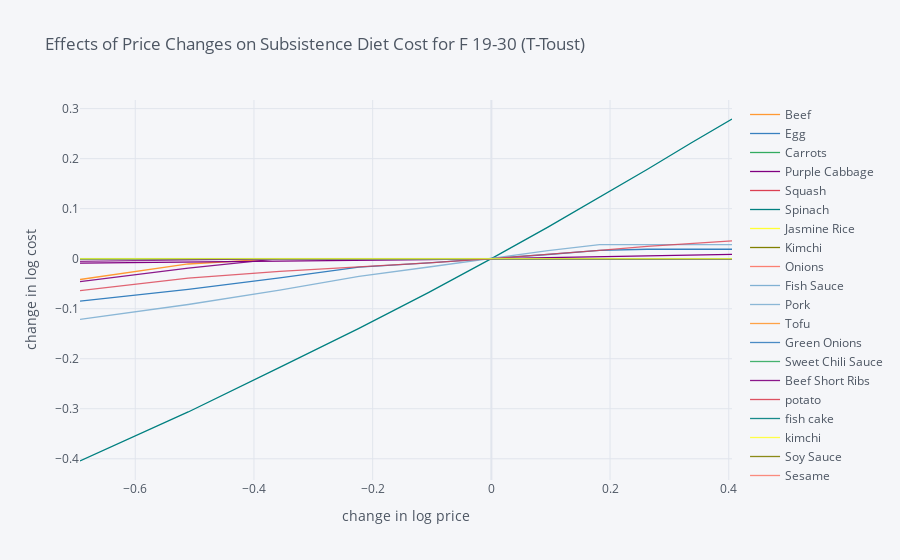
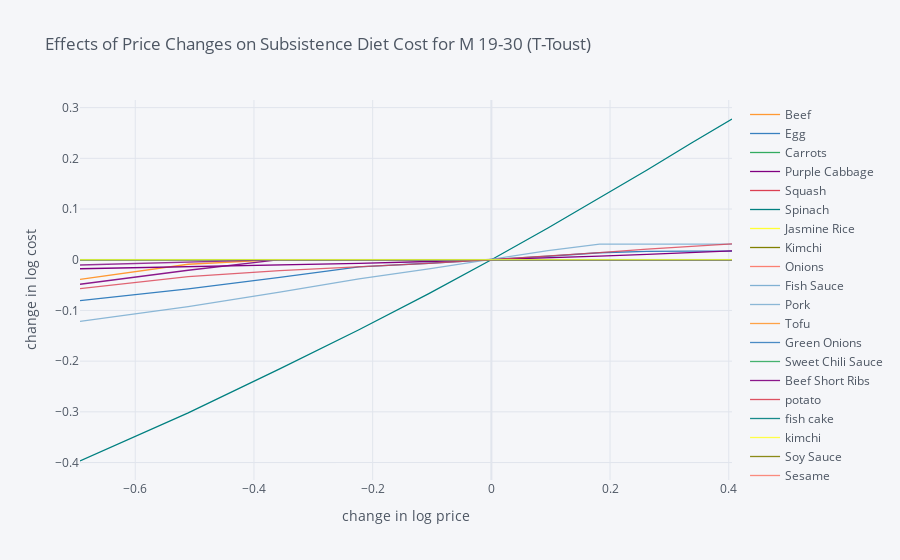

Source (notebook cell) for these figures, in order:
### Markdown cell above
### Effects of Price Changes on Subsistence Diet Cost

### Code cell
# examine effects of price change on subsistence diet cost for T-toust, the cheapest option
# for men and women aged 19-30
import cufflinks as cf
cf.go_offline()

group_pc = ['F 19-30', 'M 19-30']

for group in group_pc: 
    scale = [.5,.6,.7,.8,.9,1.,1.1,1.2,1.3,1.4,1.5]

    cost0 = solve_subsistence_problem(ing_res[1],ing_prices[1],dri_min[group],dri_max[group],tol=tol).fun

    Price_response={}
    for s in scale:
        cost = {}
        for i,p in enumerate(ing_prices[1]):
            my_p = ing_prices[1].copy()
            my_p[i] = p*s
            result = solve_subsistence_problem(ing_res[1],my_p,dri_min[group],dri_max[group],tol=tol)
            cost[ing_prices[1].index[i]] = np.log(result.fun/cost0)
        Price_response[np.log(s)] = cost

    Price_response = pd.DataFrame(Price_response).T
    Price_response.iplot(xTitle='change in log price',yTitle='change in log cost', 
                         title ='Effects of Price Changes on Subsistence Diet Cost for '+ group + ' (T-Toust)')

### Figure 1 — Plotly figure (JSON) as saved in the notebook; plotly's stock layout.template omitted (floating-point values rounded to 4 significant figures)
{"data": [{"line": {"color": "rgba(255, 153, 51, 1.0)", "dash": "solid", "shape": "linear", "width": 1.3}, "mode": "lines", "name": "Beef", "text": "", "type": "scatter", "x": [-0.6931, -0.5108, -0.3567, -0.2231, -0.1054, 0, 0.09531, 0.1823, 0.2624, 0.3365, 0.4055], "y": [-0.0416, -0.01059, -7.79e-08, -3.591e-07, -4.485e-07, 0, -2.342e-07, -1.725e-08, -3.454e-07, 9.161e-07, -2.294e-07]}, {"line": {"color": "rgba(55, 128, 191, 1.0)", "dash": "solid", "shape": "linear", "width": 1.3}, "mode": "lines", "name": "Egg", "text": "", "type": "scatter", "x": [-0.6931, -0.5108, -0.3567, -0.2231, -0.1054, 0, 0.09531, 0.1823, 0.2624, 0.3365, 0.4055], "y": [-0.08492, -0.06127, -0.03818, -0.01694, -0.008434, 0, 0.008362, 0.01666, 0.01884, 0.01884, 0.01884]}, {"line": {"color": "rgba(50, 171, 96, 1.0)", "dash": "solid", "shape": "linear", "width": 1.3}, "mode": "lines", "name": "Carrots", "text": "", "type": "scatter", "x": [-0.6931, -0.5108, -0.3567, -0.2231, -0.1054, 0, 0.09531, 0.1823, 0.2624, 0.3365, 0.4055], "y": [-8.26e-09, -3.552e-07, -3.758e-07, -3.103e-07, 7.16e-06, 0, -1.248e-07, -2.164e-07, -4.468e-07, 5.638e-07, -4.486e-07]}, {"line": {"color": "rgba(128, 0, 128, 1.0)", "dash": "solid", "shape": "linear", "width": 1.3}, "mode": "lines", "name": "Purple Cabbage ", "text": "", "type": "scatter", "x": [-0.6931, -0.5108, -0.3567, -0.2231, -0.1054, 0, 0.09531, 0.1823, 0.2624, 0.3365, 0.4055], "y": [-0.008898, -0.007112, -0.005329, -0.00355, -0.001774, 0, 0.00177, 0.003536, 0.0053, 0.007061, 0.008819]}, {"line": {"color": "rgba(219, 64, 82, 1.0)", "dash": "solid", "shape": "linear", "width": 1.3}, "mode": "lines", "name": "Squash", "text": "", "type": "scatter", "x": [-0.6931, -0.5108, -0.3567, -0.2231, -0.1054, 0, 0.09531, 0.1823, 0.2624, 0.3365, 0.4055], "y": [-2.78e-07, -4.593e-08, -2.485e-07, -4.419e-07, -3.935e-07, 0, -4.495e-07, -4.495e-07, -3.387e-07, -3.518e-07, 1.075e-07]}, {"line": {"color": "rgba(0, 128, 128, 1.0)", "dash": "solid", "shape": "linear", "width": 1.3}, "mode": "lines", "name": "Spinach ", "text": "", "type": "scatter", "x": [-0.6931, -0.5108, -0.3567, -0.2231, -0.1054, 0, 0.09531, 0.1823, 0.2624, 0.3365, 0.4055], "y": [-0.4045, -0.3064, -0.2171, -0.1393, -0.06723, 0, 0.06299, 0.1222, 0.1782, 0.2312, 0.2793]}, {"line": {"color": "rgba(255, 255, 51, 1.0)", "dash": "solid", "shape": "linear", "width": 1.3}, "mode": "lines", "name": "Jasmine Rice", "text": "", "type": "scatter", "x": [-0.6931, -0.5108, -0.3567, -0.2231, -0.1054, 0, 0.09531, 0.1823, 0.2624, 0.3365, 0.4055], "y": [4.536e-07, 6.259e-07, 7.314e-07, -2.844e-08, -2.086e-09, 0, 3.261e-08, 4.246e-08, 5.287e-08, 3.649e-08, 2.557e-08]}, {"line": {"color": "rgba(128, 128, 0, 1.0)", "dash": "solid", "shape": "linear", "width": 1.3}, "mode": "lines", "name": "Kimchi", "text": "", "type": "scatter", "x": [-0.6931, -0.5108, -0.3567, -0.2231, -0.1054, 0, 0.09531, 0.1823, 0.2624, 0.3365, 0.4055], "y": [9.389e-08, -2.488e-07, -4.489e-07, -1.864e-09, 7.833e-08, 0, -1.283e-07, -4.483e-07, -4.44e-07, -1.322e-07, -4.489e-07]}, {"line": {"color": "rgba(251, 128, 114, 1.0)", "dash": "solid", "shape": "linear", "width": 1.3}, "mode": "lines", "name": "Onions", "text": "", "type": "scatter", "x": [-0.6931, -0.5108, -0.3567, -0.2231, -0.1054, 0, 0.09531, 0.1823, 0.2624, 0.3365, 0.4055], "y": [-4.105e-07, -1.176e-07, -4.241e-07, -3.939e-07, -1.573e-07, 0, -2.729e-07, -4.498e-07, -3.562e-07, -3.048e-07, -3.637e-07]}, {"line": {"color": "rgba(128, 177, 211, 1.0)", "dash": "solid", "shape": "linear", "width": 1.3}, "mode": "lines", "name": "Fish Sauce", "text": "", "type": "scatter", "x": [-0.6931, -0.5108, -0.3567, -0.2231, -0.1054, 0, 0.09531, 0.1823, 0.2624, 0.3365, 0.4055], "y": [-4.02e-07, -4.457e-07, 1.688e-07, -4.339e-07, -4.498e-07, 0, -3.934e-07, -4.493e-07, -4.078e-07, -3.923e-07, -2.879e-07]}, {"line": {"color": "rgba(128, 177, 211, 0.8999999999999999)", "dash": "solid", "shape": "linear", "width": 1.3}, "mode": "lines", "name": "Pork", "text": "", "type": "scatter", "x": [-0.6931, -0.5108, -0.3567, -0.2231, -0.1054, 0, 0.09531, 0.1823, 0.2624, 0.3365, 0.4055], "y": [-0.1212, -0.09158, -0.06281, -0.03523, -0.01659, 0, 0.01632, 0.02808, 0.02808, 0.02808, 0.02808]}, {"line": {"color": "rgba(255, 153, 51, 0.8999999999999999)", "dash": "solid", "shape": "linear", "width": 1.3}, "mode": "lines", "name": "Tofu", "text": "", "type": "scatter", "x": [-0.6931, -0.5108, -0.3567, -0.2231, -0.1054, 0, 0.09531, 0.1823, 0.2624, 0.3365, 0.4055], "y": [-2.597e-07, -4.399e-07, -1.5e-07, -2.192e-07, -4.478e-07, 0, 7.738e-08, -4.497e-07, -4.451e-07, -4.097e-07, -4.49e-07]}, {"line": {"color": "rgba(55, 128, 191, 0.8999999999999999)", "dash": "solid", "shape": "linear", "width": 1.3}, "mode": "lines", "name": "Green Onions", "text": "", "type": "scatter", "x": [-0.6931, -0.5108, -0.3567, -0.2231, -0.1054, 0, 0.09531, 0.1823, 0.2624, 0.3365, 0.4055], "y": [-2.816e-07, -3.962e-07, -2.076e-07, -4.405e-07, 2.514e-07, 0, -4.496e-07, -4.497e-07, -4.077e-07, -2.132e-07, -3.451e-07]}, {"line": {"color": "rgba(50, 171, 96, 0.8999999999999999)", "dash": "solid", "shape": "linear", "width": 1.3}, "mode": "lines", "name": "Sweet Chili Sauce", "text": "", "type": "scatter", "x": [-0.6931, -0.5108, -0.3567, -0.2231, -0.1054, 0, 0.09531, 0.1823, 0.2624, 0.3365, 0.4055], "y": [-2.634e-07, 1.003e-07, -4.476e-07, -4.459e-07, -4.416e-07, 0, -4.217e-07, -2.642e-07, -3.817e-07, -4.478e-07, -3.968e-07]}, {"line": {"color": "rgba(128, 0, 128, 0.8999999999999999)", "dash": "solid", "shape": "linear", "width": 1.3}, "mode": "lines", "name": "Beef Short Ribs", "text": "", "type": "scatter", "x": [-0.6931, -0.5108, -0.3567, -0.2231, -0.1054, 0, 0.09531, 0.1823, 0.2624, 0.3365, 0.4055], "y": [-0.04585, -0.019, -4.024e-07, -1.366e-07, -4.445e-07, 0, -3.537e-07, -4.309e-07, -4.33e-07, -3.691e-07, -4.434e-07]}, {"line": {"color": "rgba(219, 64, 82, 0.8999999999999999)", "dash": "solid", "shape": "linear", "width": 1.3}, "mode": "lines", "name": "potato", "text": "", "type": "scatter", "x": [-0.6931, -0.5108, -0.3567, -0.2231, -0.1054, 0, 0.09531, 0.1823, 0.2624, 0.3365, 0.4055], "y": [-4.301e-07, -3.86e-07, -4.472e-07, -4.492e-07, -4.497e-07, 0, -3.254e-07, -4.434e-07, -4.148e-07, -4.473e-07, -1.093e-07]}, {"line": {"color": "rgba(0, 128, 128, 0.8999999999999999)", "dash": "solid", "shape": "linear", "width": 1.3}, "mode": "lines", "name": "fish cake", "text": "", "type": "scatter", "x": [-0.6931, -0.5108, -0.3567, -0.2231, -0.1054, 0, 0.09531, 0.1823, 0.2624, 0.3365, 0.4055], "y": [-4.483e-07, -4.385e-07, -4.491e-07, -4.499e-07, -4.498e-07, 0, -3.497e-07, -4.388e-07, -4.155e-07, -4.414e-07, -2.635e-07]}, {"line": {"color": "rgba(255, 255, 51, 0.8999999999999999)", "dash": "solid", "shape": "linear", "width": 1.3}, "mode": "lines", "name": "kimchi", "text": "", "type": "scatter", "x": [-0.6931, -0.5108, -0.3567, -0.2231, -0.1054, 0, 0.09531, 0.1823, 0.2624, 0.3365, 0.4055], "y": [1.198e-08, -2.491e-07, -4.487e-07, 6.685e-08, 7.955e-08, 0, -1.543e-07, -4.485e-07, -4.398e-07, -1.309e-07, -4.489e-07]}, {"line": {"color": "rgba(128, 128, 0, 0.8999999999999999)", "dash": "solid", "shape": "linear", "width": 1.3}, "mode": "lines", "name": "Soy Sauce", "text": "", "type": "scatter", "x": [-0.6931, -0.5108, -0.3567, -0.2231, -0.1054, 0, 0.09531, 0.1823, 0.2624, 0.3365, 0.4055], "y": [-3.85e-07, -3.967e-07, -3.83e-07, -4.499e-07, -4.474e-07, 0, -2.882e-07, -4.486e-07, -4.406e-07, -2.001e-07, -7.52e-08]}, {"line": {"color": "rgba(251, 128, 114, 0.8999999999999999)", "dash": "solid", "shape": "linear", "width": 1.3}, "mode": "lines", "name": "Sesame ", "text": "", "type": "scatter", "x": [-0.6931, -0.5108, -0.3567, -0.2231, -0.1054, 0, 0.09531, 0.1823, 0.2624, 0.3365, 0.4055], "y": [-0.0001239, -4.724e-08, 5.071e-08, -2.757e-07, -3.917e-07, 0, -3.345e-07, -4.339e-07, -3.974e-07, -2.801e-07, -2.131e-07]}, {"line": {"color": "rgba(251, 128, 114, 0.7999999999999998)", "dash": "solid", "shape": "linear", "width": 1.3}, "mode": "lines", "name": "Brown Sugar", "text": "", "type": "scatter", "x": [-0.6931, -0.5108, -0.3567, -0.2231, -0.1054, 0, 0.09531, 0.1823, 0.2624, 0.3365, 0.4055], "y": [-4.031e-07, -2.726e-07, 1.419e-07, -2.101e-08, -1.46e-07, 0, 3.781e-08, -4.212e-07, -4.177e-07, -4.317e-07, -4.262e-07]}, {"line": {"color": "rgba(128, 177, 211, 0.7999999999999998)", "dash": "solid", "shape": "linear", "width": 1.3}, "mode": "lines", "name": "Lettuce", "text": "", "type": "scatter", "x": [-0.6931, -0.5108, -0.3567, -0.2231, -0.1054, 0, 0.09531, 0.1823, 0.2624, 0.3365, 0.4055], "y": [-3.643e-07, -4.046e-07, 7.18e-07, -4.476e-07, -4.499e-07, 0, -4.453e-07, 2.877e-08, -4.278e-07, -3.551e-07, -4.204e-07]}, {"line": {"color": "rgba(255, 153, 51, 0.7999999999999998)", "dash": "solid", "shape": "linear", "width": 1.3}, "mode": "lines", "name": "Rice Cake", "text": "", "type": "scatter", "x": [-0.6931, -0.5108, -0.3567, -0.2231, -0.1054, 0, 0.09531, 0.1823, 0.2624, 0.3365, 0.4055], "y": [-3.579e-07, -4.156e-07, -4.342e-07, -2.168e-07, -4.494e-07, 0, -4.493e-07, 3.304e-07, -4.497e-07, -4.311e-07, -4.487e-07]}, {"line": {"color": "rgba(55, 128, 191, 0.7999999999999998)", "dash": "solid", "shape": "linear", "width": 1.3}, "mode": "lines", "name": "Glass Noodle", "text": "", "type": "scatter", "x": [-0.6931, -0.5108, -0.3567, -0.2231, -0.1054, 0, 0.09531, 0.1823, 0.2624, 0.3365, 0.4055], "y": [-3.995e-07, -4.479e-07, -2.1e-07, -3.252e-07, -2.427e-07, 0, -2.686e-07, -3.682e-07, -3.069e-07, -4.411e-07, 9.235e-07]}, {"line": {"color": "rgba(50, 171, 96, 0.7999999999999998)", "dash": "solid", "shape": "linear", "width": 1.3}, "mode": "lines", "name": "Seaweed", "text": "", "type": "scatter", "x": [-0.6931, -0.5108, -0.3567, -0.2231, -0.1054, 0, 0.09531, 0.1823, 0.2624, 0.3365, 0.4055], "y": [-2.012e-07, -4.491e-07, -1.821e-08, -3.124e-07, -2.623e-07, 0, -9.985e-08, -4.352e-07, -1.171e-07, -2.75e-07, -3.343e-07]}, {"line": {"color": "rgba(128, 0, 128, 0.7999999999999998)", "dash": "solid", "shape": "linear", "width": 1.3}, "mode": "lines", "name": "Cabbage ", "text": "", "type": "scatter", "x": [-0.6931, -0.5108, -0.3567, -0.2231, -0.1054, 0, 0.09531, 0.1823, 0.2624, 0.3365, 0.4055], "y": [-0.00524, -0.002253, -2.548e-07, -2.038e-07, -4.455e-07, 0, -6.345e-08, -2.043e-07, -2.29e-07, -3.84e-07, -2.638e-07]}, {"line": {"color": "rgba(219, 64, 82, 0.7999999999999998)", "dash": "solid", "shape": "linear", "width": 1.3}, "mode": "lines", "name": "Flour", "text": "", "type": "scatter", "x": [-0.6931, -0.5108, -0.3567, -0.2231, -0.1054, 0, 0.09531, 0.1823, 0.2624, 0.3365, 0.4055], "y": [-0.0637, -0.03889, -0.02539, -0.01685, -0.008392, 0, 0.008321, 0.01657, 0.02476, 0.03075, 0.03562]}, {"line": {"color": "rgba(0, 128, 128, 0.7999999999999998)", "dash": "solid", "shape": "linear", "width": 1.3}, "mode": "lines", "name": "Chicken", "text": "", "type": "scatter", "x": [-0.6931, -0.5108, -0.3567, -0.2231, -0.1054, 0, 0.09531, 0.1823, 0.2624, 0.3365, 0.4055], "y": [-4.496e-07, -3.362e-07, -4.483e-07, -4.416e-07, -3.762e-07, 0, -4.266e-07, -4.466e-07, -1.478e-07, -2.882e-07, -2.214e-07]}, {"line": {"color": "rgba(255, 255, 51, 0.7999999999999998)", "dash": "solid", "shape": "linear", "width": 1.3}, "mode": "lines", "name": "Teriyaki Sauce", "text": "", "type": "scatter", "x": [-0.6931, -0.5108, -0.3567, -0.2231, -0.1054, 0, 0.09531, 0.1823, 0.2624, 0.3365, 0.4055], "y": [6.434e-08, -2.252e-07, -2.086e-07, -4.199e-07, -4.493e-07, 0, -4.233e-07, -3.088e-07, -3.044e-07, -6.132e-08, -4.289e-07]}], "layout": {"legend": {"bgcolor": "#F5F6F9", "font": {"color": "#4D5663"}}, "paper_bgcolor": "#F5F6F9", "plot_bgcolor": "#F5F6F9", "title": {"font": {"color": "#4D5663"}, "text": "Effects of Price Changes on Subsistence Diet Cost for F 19-30 (T-Toust)"}, "xaxis": {"gridcolor": "#E1E5ED", "showgrid": true, "tickfont": {"color": "#4D5663"}, "title": {"font": {"color": "#4D5663"}, "text": "change in log price"}, "zerolinecolor": "#E1E5ED"}, "yaxis": {"gridcolor": "#E1E5ED", "showgrid": true, "tickfont": {"color": "#4D5663"}, "title": {"font": {"color": "#4D5663"}, "text": "change in log cost"}, "zerolinecolor": "#E1E5ED"}}}

### Figure 2 — Plotly figure (JSON) as saved in the notebook; plotly's stock layout.template omitted (floating-point values rounded to 4 significant figures)
{"data": [{"line": {"color": "rgba(255, 153, 51, 1.0)", "dash": "solid", "shape": "linear", "width": 1.3}, "mode": "lines", "name": "Beef", "text": "", "type": "scatter", "x": [-0.6931, -0.5108, -0.3567, -0.2231, -0.1054, 0, 0.09531, 0.1823, 0.2624, 0.3365, 0.4055], "y": [-0.03876, -0.008973, 1.138e-07, -2.23e-08, -5.97e-08, 0, -3.019e-08, -5.612e-08, 7.173e-07, -1.126e-07, 1.616e-07]}, {"line": {"color": "rgba(55, 128, 191, 1.0)", "dash": "solid", "shape": "linear", "width": 1.3}, "mode": "lines", "name": "Egg", "text": "", "type": "scatter", "x": [-0.6931, -0.5108, -0.3567, -0.2231, -0.1054, 0, 0.09531, 0.1823, 0.2624, 0.3365, 0.4055], "y": [-0.08074, -0.05746, -0.0347, -0.01391, -0.006933, 0, 0.006886, 0.01372, 0.01637, 0.01689, 0.01689]}, {"line": {"color": "rgba(50, 171, 96, 1.0)", "dash": "solid", "shape": "linear", "width": 1.3}, "mode": "lines", "name": "Carrots", "text": "", "type": "scatter", "x": [-0.6931, -0.5108, -0.3567, -0.2231, -0.1054, 0, 0.09531, 0.1823, 0.2624, 0.3365, 0.4055], "y": [-4.792e-08, -4.901e-08, -4.94e-08, -4.969e-08, -4.628e-08, 0, 1.73e-07, 1.751e-07, -1.156e-07, 4.113e-07, 2.603e-07]}, {"line": {"color": "rgba(128, 0, 128, 1.0)", "dash": "solid", "shape": "linear", "width": 1.3}, "mode": "lines", "name": "Purple Cabbage ", "text": "", "type": "scatter", "x": [-0.6931, -0.5108, -0.3567, -0.2231, -0.1054, 0, 0.09531, 0.1823, 0.2624, 0.3365, 0.4055], "y": [-0.01776, -0.01418, -0.01062, -0.007066, -0.003527, 0, 0.003515, 0.007017, 0.01051, 0.01399, 0.01745]}, {"line": {"color": "rgba(219, 64, 82, 1.0)", "dash": "solid", "shape": "linear", "width": 1.3}, "mode": "lines", "name": "Squash", "text": "", "type": "scatter", "x": [-0.6931, -0.5108, -0.3567, -0.2231, -0.1054, 0, 0.09531, 0.1823, 0.2624, 0.3365, 0.4055], "y": [-9.324e-09, -2.793e-08, 7.423e-07, -6.099e-08, -5.529e-08, 0, -5.179e-08, -5.415e-08, -5.304e-08, -4.835e-08, -1.158e-07]}, {"line": {"color": "rgba(0, 128, 128, 1.0)", "dash": "solid", "shape": "linear", "width": 1.3}, "mode": "lines", "name": "Spinach ", "text": "", "type": "scatter", "x": [-0.6931, -0.5108, -0.3567, -0.2231, -0.1054, 0, 0.09531, 0.1823, 0.2624, 0.3365, 0.4055], "y": [-0.397, -0.302, -0.2153, -0.1382, -0.06672, 0, 0.06254, 0.1214, 0.177, 0.2296, 0.2775]}, {"line": {"color": "rgba(255, 255, 51, 1.0)", "dash": "solid", "shape": "linear", "width": 1.3}, "mode": "lines", "name": "Jasmine Rice", "text": "", "type": "scatter", "x": [-0.6931, -0.5108, -0.3567, -0.2231, -0.1054, 0, 0.09531, 0.1823, 0.2624, 0.3365, 0.4055], "y": [-8.404e-08, -7.88e-08, -7.483e-08, -7.313e-08, -7.966e-08, 0, 2.226e-07, -1.144e-07, -1.133e-07, -1.121e-07, -1.113e-07]}, {"line": {"color": "rgba(128, 128, 0, 1.0)", "dash": "solid", "shape": "linear", "width": 1.3}, "mode": "lines", "name": "Kimchi", "text": "", "type": "scatter", "x": [-0.6931, -0.5108, -0.3567, -0.2231, -0.1054, 0, 0.09531, 0.1823, 0.2624, 0.3365, 0.4055], "y": [-5.096e-08, -4.988e-08, -4.941e-08, -4.948e-08, -4.413e-08, 0, 2.531e-07, 1.636e-07, -5.997e-08, 1.263e-07, -6.152e-08]}, {"line": {"color": "rgba(251, 128, 114, 1.0)", "dash": "solid", "shape": "linear", "width": 1.3}, "mode": "lines", "name": "Onions", "text": "", "type": "scatter", "x": [-0.6931, -0.5108, -0.3567, -0.2231, -0.1054, 0, 0.09531, 0.1823, 0.2624, 0.3365, 0.4055], "y": [1.151e-07, -1.845e-08, -1.13e-07, -5.078e-08, -4.672e-08, 0, 2.112e-07, 4.391e-07, -3.707e-08, 7.049e-08, 1.532e-08]}, {"line": {"color": "rgba(128, 177, 211, 1.0)", "dash": "solid", "shape": "linear", "width": 1.3}, "mode": "lines", "name": "Fish Sauce", "text": "", "type": "scatter", "x": [-0.6931, -0.5108, -0.3567, -0.2231, -0.1054, 0, 0.09531, 0.1823, 0.2624, 0.3365, 0.4055], "y": [-9.516e-08, 2.201e-07, -3.198e-08, 3.576e-07, -1.032e-07, 0, -1.122e-07, -1.141e-07, -1.068e-07, 2.325e-07, 1.033e-06]}, {"line": {"color": "rgba(128, 177, 211, 0.8999999999999999)", "dash": "solid", "shape": "linear", "width": 1.3}, "mode": "lines", "name": "Pork", "text": "", "type": "scatter", "x": [-0.6931, -0.5108, -0.3567, -0.2231, -0.1054, 0, 0.09531, 0.1823, 0.2624, 0.3365, 0.4055], "y": [-0.1217, -0.09244, -0.06396, -0.03774, -0.01812, 0, 0.0178, 0.0306, 0.0306, 0.0306, 0.0306]}, {"line": {"color": "rgba(255, 153, 51, 0.8999999999999999)", "dash": "solid", "shape": "linear", "width": 1.3}, "mode": "lines", "name": "Tofu", "text": "", "type": "scatter", "x": [-0.6931, -0.5108, -0.3567, -0.2231, -0.1054, 0, 0.09531, 0.1823, 0.2624, 0.3365, 0.4055], "y": [-5.62e-08, 3.289e-07, -7.768e-08, 2.815e-07, 1.969e-07, 0, -6.051e-08, 2.041e-07, -6.471e-08, -1.11e-07, -9.369e-09]}, {"line": {"color": "rgba(55, 128, 191, 0.8999999999999999)", "dash": "solid", "shape": "linear", "width": 1.3}, "mode": "lines", "name": "Green Onions", "text": "", "type": "scatter", "x": [-0.6931, -0.5108, -0.3567, -0.2231, -0.1054, 0, 0.09531, 0.1823, 0.2624, 0.3365, 0.4055], "y": [3.691e-07, 5.015e-07, -5.205e-08, -5.541e-08, -5.316e-08, 0, -6.392e-08, 1.26e-07, -8.85e-08, 9.5e-08, 1.692e-07]}, {"line": {"color": "rgba(50, 171, 96, 0.8999999999999999)", "dash": "solid", "shape": "linear", "width": 1.3}, "mode": "lines", "name": "Sweet Chili Sauce", "text": "", "type": "scatter", "x": [-0.6931, -0.5108, -0.3567, -0.2231, -0.1054, 0, 0.09531, 0.1823, 0.2624, 0.3365, 0.4055], "y": [-5.441e-08, -4.617e-08, -5.63e-08, -5.669e-08, -5.126e-08, 0, -9.035e-08, -6.144e-08, 2.096e-07, 2.088e-08, -2.199e-08]}, {"line": {"color": "rgba(128, 0, 128, 0.8999999999999999)", "dash": "solid", "shape": "linear", "width": 1.3}, "mode": "lines", "name": "Beef Short Ribs", "text": "", "type": "scatter", "x": [-0.6931, -0.5108, -0.3567, -0.2231, -0.1054, 0, 0.09531, 0.1823, 0.2624, 0.3365, 0.4055], "y": [-0.04839, -0.02075, -1.196e-07, -4.321e-08, -1.157e-08, 0, 4.39e-07, -1.184e-07, 1.371e-07, 5.815e-08, 1.291e-09]}, {"line": {"color": "rgba(219, 64, 82, 0.8999999999999999)", "dash": "solid", "shape": "linear", "width": 1.3}, "mode": "lines", "name": "potato", "text": "", "type": "scatter", "x": [-0.6931, -0.5108, -0.3567, -0.2231, -0.1054, 0, 0.09531, 0.1823, 0.2624, 0.3365, 0.4055], "y": [5.834e-07, -6.197e-10, -5.714e-08, 2.038e-07, -6.241e-08, 0, -5.014e-08, 3.475e-07, 3.52e-07, -1.121e-07, -1.175e-07]}, {"line": {"color": "rgba(0, 128, 128, 0.8999999999999999)", "dash": "solid", "shape": "linear", "width": 1.3}, "mode": "lines", "name": "fish cake", "text": "", "type": "scatter", "x": [-0.6931, -0.5108, -0.3567, -0.2231, -0.1054, 0, 0.09531, 0.1823, 0.2624, 0.3365, 0.4055], "y": [-6.04e-08, -5.625e-08, -5.28e-08, -5.03e-08, -4.927e-08, 0, 1.413e-07, 4.043e-07, -3.007e-08, -6.289e-08, 2.015e-07]}, {"line": {"color": "rgba(255, 255, 51, 0.8999999999999999)", "dash": "solid", "shape": "linear", "width": 1.3}, "mode": "lines", "name": "kimchi", "text": "", "type": "scatter", "x": [-0.6931, -0.5108, -0.3567, -0.2231, -0.1054, 0, 0.09531, 0.1823, 0.2624, 0.3365, 0.4055], "y": [-5.097e-08, -4.988e-08, -4.94e-08, -4.948e-08, -4.411e-08, 0, 2.528e-07, 1.636e-07, -5.996e-08, 1.26e-07, -6.15e-08]}, {"line": {"color": "rgba(128, 128, 0, 0.8999999999999999)", "dash": "solid", "shape": "linear", "width": 1.3}, "mode": "lines", "name": "Soy Sauce", "text": "", "type": "scatter", "x": [-0.6931, -0.5108, -0.3567, -0.2231, -0.1054, 0, 0.09531, 0.1823, 0.2624, 0.3365, 0.4055], "y": [-6.483e-08, 3.451e-07, 6.013e-08, 3.439e-07, -2.865e-08, 0, -3.6e-08, 1.254e-07, 3.022e-07, -8.462e-08, -1.062e-08]}, {"line": {"color": "rgba(251, 128, 114, 0.8999999999999999)", "dash": "solid", "shape": "linear", "width": 1.3}, "mode": "lines", "name": "Sesame ", "text": "", "type": "scatter", "x": [-0.6931, -0.5108, -0.3567, -0.2231, -0.1054, 0, 0.09531, 0.1823, 0.2624, 0.3365, 0.4055], "y": [-8.674e-05, -1.489e-08, -1.278e-08, 1.746e-07, 2.509e-07, 0, -6.924e-08, 2.068e-07, 3.079e-07, -1.095e-07, -8.368e-09]}, {"line": {"color": "rgba(251, 128, 114, 0.7999999999999998)", "dash": "solid", "shape": "linear", "width": 1.3}, "mode": "lines", "name": "Brown Sugar", "text": "", "type": "scatter", "x": [-0.6931, -0.5108, -0.3567, -0.2231, -0.1054, 0, 0.09531, 0.1823, 0.2624, 0.3365, 0.4055], "y": [2.436e-07, -1.048e-07, 1.738e-07, 4.092e-07, -5.117e-08, 0, 2.372e-07, -5.341e-08, -6.131e-08, 8.842e-08, 1.218e-07]}, {"line": {"color": "rgba(128, 177, 211, 0.7999999999999998)", "dash": "solid", "shape": "linear", "width": 1.3}, "mode": "lines", "name": "Lettuce", "text": "", "type": "scatter", "x": [-0.6931, -0.5108, -0.3567, -0.2231, -0.1054, 0, 0.09531, 0.1823, 0.2624, 0.3365, 0.4055], "y": [2.175e-07, 3.871e-07, -5.952e-08, 1.547e-07, 1.706e-07, 0, -5.025e-08, -5.017e-08, -5.029e-08, -5.026e-08, -5.027e-08]}, {"line": {"color": "rgba(255, 153, 51, 0.7999999999999998)", "dash": "solid", "shape": "linear", "width": 1.3}, "mode": "lines", "name": "Rice Cake", "text": "", "type": "scatter", "x": [-0.6931, -0.5108, -0.3567, -0.2231, -0.1054, 0, 0.09531, 0.1823, 0.2624, 0.3365, 0.4055], "y": [2.11e-07, -1.196e-07, -2.175e-08, 2.323e-07, -6.237e-08, 0, 2.929e-08, 4.68e-07, 2.825e-07, -1.127e-07, -9.83e-08]}, {"line": {"color": "rgba(55, 128, 191, 0.7999999999999998)", "dash": "solid", "shape": "linear", "width": 1.3}, "mode": "lines", "name": "Glass Noodle", "text": "", "type": "scatter", "x": [-0.6931, -0.5108, -0.3567, -0.2231, -0.1054, 0, 0.09531, 0.1823, 0.2624, 0.3365, 0.4055], "y": [6.776e-08, 2.143e-07, -2.535e-08, 1.908e-07, 3.44e-07, 0, -2.458e-08, 3.405e-07, 1.368e-06, 1.244e-07, -1.191e-07]}, {"line": {"color": "rgba(50, 171, 96, 0.7999999999999998)", "dash": "solid", "shape": "linear", "width": 1.3}, "mode": "lines", "name": "Seaweed", "text": "", "type": "scatter", "x": [-0.6931, -0.5108, -0.3567, -0.2231, -0.1054, 0, 0.09531, 0.1823, 0.2624, 0.3365, 0.4055], "y": [-4.158e-08, 1.595e-07, 8.443e-09, -1.074e-07, 2.512e-07, 0, -6.533e-08, 6.639e-07, 3.128e-07, -9.263e-08, 5.974e-07]}, {"line": {"color": "rgba(128, 0, 128, 0.7999999999999998)", "dash": "solid", "shape": "linear", "width": 1.3}, "mode": "lines", "name": "Cabbage ", "text": "", "type": "scatter", "x": [-0.6931, -0.5108, -0.3567, -0.2231, -0.1054, 0, 0.09531, 0.1823, 0.2624, 0.3365, 0.4055], "y": [-0.01044, -0.004483, -5.748e-08, -5.42e-08, -5.058e-08, 0, 4.517e-07, -7.219e-08, 2.243e-07, 2.069e-07, 3.131e-08]}, {"line": {"color": "rgba(219, 64, 82, 0.7999999999999998)", "dash": "solid", "shape": "linear", "width": 1.3}, "mode": "lines", "name": "Flour", "text": "", "type": "scatter", "x": [-0.6931, -0.5108, -0.3567, -0.2231, -0.1054, 0, 0.09531, 0.1823, 0.2624, 0.3365, 0.4055], "y": [-0.05712, -0.03335, -0.02145, -0.01425, -0.007098, 0, 0.007048, 0.01405, 0.021, 0.0265, 0.03126]}, {"line": {"color": "rgba(0, 128, 128, 0.7999999999999998)", "dash": "solid", "shape": "linear", "width": 1.3}, "mode": "lines", "name": "Chicken", "text": "", "type": "scatter", "x": [-0.6931, -0.5108, -0.3567, -0.2231, -0.1054, 0, 0.09531, 0.1823, 0.2624, 0.3365, 0.4055], "y": [-1.698e-08, -6.537e-09, -5.202e-08, -5.089e-08, -5.013e-08, 0, 8.533e-08, -7.49e-08, 2.702e-07, 3.009e-08, 7.141e-09]}, {"line": {"color": "rgba(255, 255, 51, 0.7999999999999998)", "dash": "solid", "shape": "linear", "width": 1.3}, "mode": "lines", "name": "Teriyaki Sauce", "text": "", "type": "scatter", "x": [-0.6931, -0.5108, -0.3567, -0.2231, -0.1054, 0, 0.09531, 0.1823, 0.2624, 0.3365, 0.4055], "y": [6.807e-07, -1.198e-07, 5.115e-07, -5.186e-08, 1.802e-08, 0, -1.75e-08, -6.161e-08, -1.128e-07, -1.13e-07, -1.086e-08]}], "layout": {"legend": {"bgcolor": "#F5F6F9", "font": {"color": "#4D5663"}}, "paper_bgcolor": "#F5F6F9", "plot_bgcolor": "#F5F6F9", "title": {"font": {"color": "#4D5663"}, "text": "Effects of Price Changes on Subsistence Diet Cost for M 19-30 (T-Toust)"}, "xaxis": {"gridcolor": "#E1E5ED", "showgrid": true, "tickfont": {"color": "#4D5663"}, "title": {"font": {"color": "#4D5663"}, "text": "change in log price"}, "zerolinecolor": "#E1E5ED"}, "yaxis": {"gridcolor": "#E1E5ED", "showgrid": true, "tickfont": {"color": "#4D5663"}, "title": {"font": {"color": "#4D5663"}, "text": "change in log cost"}, "zerolinecolor": "#E1E5ED"}}}
